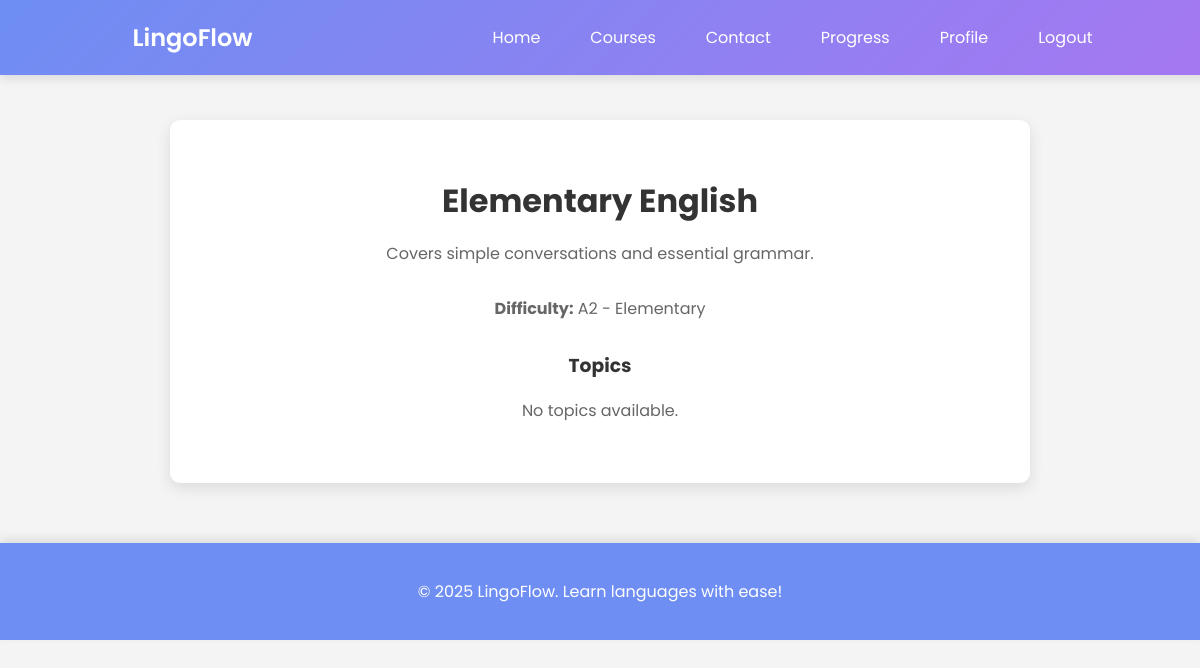
/courses/2/ (signed in), run on the app's committed database.
### courses/models.py (models this page shows, shortened)
class Course(models.Model):
    LEVEL_CHOICES = [
        ('A1', 'A1 - Beginner'),
        ('A2', 'A2 - Elementary'),
        ('B1', 'B1 - Intermediate'),
        ('B2', 'B2 - Upper-Intermediate'),
        ('C1', 'C1 - Advanced'),
        ('C2', 'C2 - Proficient'),
    ]
    title = models.CharField(max_length=255, unique=True)
    description = models.TextField()
    difficulty = models.CharField(max_length=2, choices=LEVEL_CHOICES)
    created_at = models.DateTimeField(auto_now_add=True)
    class Meta:
        ordering = ["difficulty"]

### courses/views.py (the view)
# urls.py: path('<int:course_id>/', views.selected_course, name='selected_course'),
@login_required
def selected_course(request, course_id):
    course = Course.objects.prefetch_related("topics").filter(id=course_id).first()
    if not course:
        return render(request, "404.html", status=404)
    return render(request, "courses/selected_course.html", {"course": course})

### templates/courses/selected_course.html
{% extends 'base.html' %}
{% block content %}
<div class="courses-container">
    <h2>{{ course.title }}</h2>
    <p>{{ course.description }}</p>
    <p><strong>Difficulty:</strong> {{ course.get_difficulty_display }}</p>
    <h3>Topics</h3>
    <ul class="topic-list">
        {% for topic in course.topics.all %}
        <li>
            <h4>{{ topic.title }}</h4>
            <a href="{% url 'courses:selected_topic' topic.id %}" class="cta-button">View Topic</a>
        </li>
        {% empty %}
        <p>No topics available.</p>
        {% endfor %}
    </ul>
</div>
{% endblock %}

### account/static/css/styles.css (style rules this page uses)
body { font-family: 'Poppins', sans-serif; margin: 0; padding: 0; background-color: #f4f4f4; color: #333; }

### data on the page
Course: title "Elementary English", description "Covers simple conversations and essential grammar.", difficulty "A2 - Elementary"
